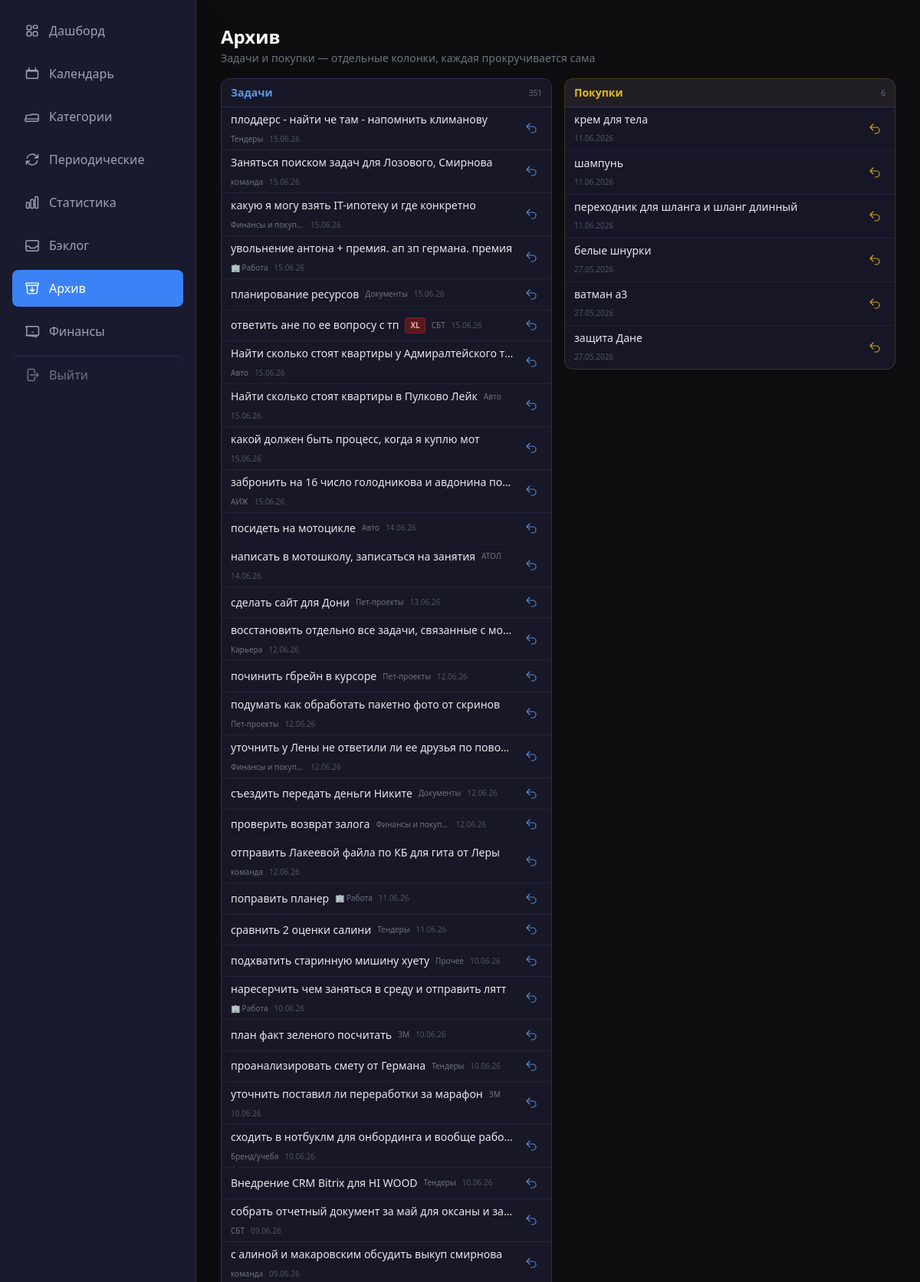
Page /archive (upper part) on the committed database.
### app/models/shopping.py (models this page shows)
class ShoppingItem(Base):
    __tablename__ = "shopping_items"
    id = Column(Integer, primary_key=True, index=True)
    title = Column(String(500), nullable=False)
    quantity = Column(String(100), default="")  # количество (например, "2 шт", "500 г")
    is_purchased = Column(Boolean, default=False, index=True)
    is_archived = Column(Boolean, default=False, index=True)
    item_kind = Column(String(20), default="purchase", nullable=False)  # purchase
    created_at = Column(DateTime(timezone=True), server_default=func.now())
    purchased_at = Column(DateTime(timezone=True), nullable=True)

### app/models/task.py (models this page shows)
class Task(Base):
    __tablename__ = "tasks"
    id = Column(Integer, primary_key=True, index=True)
    title = Column(String(500), nullable=False)
    description = Column(String, default="")
    category_id = Column(Integer, ForeignKey("categories.id"), nullable=True, index=True)
    status = Column(String(20), default="новая", index=True)  # новая/в_работе/выполнена/отложена
    priority = Column(String(20), default="средний")  # низкий/средний/высокий
    due_date = Column(Date, nullable=True, index=True)
    due_time = Column(Time, nullable=True) # Время встречи
    created_at = Column(DateTime(timezone=True), server_default=func.now())
    completed_at = Column(DateTime(timezone=True), nullable=True)
    source = Column(String(20), default="web")  # telegram/web/screenshot
    parent_task_id = Column(Integer, ForeignKey("tasks.id"), nullable=True, index=True)
    is_archived = Column(Boolean, default=False, index=True)
    item_kind = Column(String(20), default="task", nullable=False, index=True)  # task
    sort_order = Column(Integer, default=0)
    needs_review = Column(Boolean, default=False)
    message_hash = Column(String(64), nullable=True)
    postpones = Column(Integer, default=0)
    chronic_task = Column(Boolean, default=False, index=True)
    chronic_reviewed = Column(Boolean, default=False)
    tags = Column(String(500), nullable=True) # Теги проекта или контекста (#Антон, #Сбер)
    size = Column(String(4), nullable=True)   # L / XL — крупные задачи (NULL = обычная)
    impact_notes = Column(Text, nullable=True) # Заметки о результате/влиянии
    is_milestone = Column(Boolean, default=False, index=True) # Флаг важного достижения
    estimated_minutes = Column(Integer, nullable=True)
    actual_minutes = Column(Integer, nullable=True)
    category = relationship("Category", back_populates="tasks")
    subtasks = relationship("Task", backref="parent_task", remote_side=[id], lazy="select")

### app/models/category.py (models this page shows)
class Category(Base):
    __tablename__ = "categories"
    id = Column(Integer, primary_key=True, index=True)
    name = Column(String(100), nullable=False, index=True)
    is_global = Column(Boolean, default=False, index=True)
    parent_id = Column(Integer, ForeignKey("categories.id"), nullable=True)
    type = Column(String(20), default="task", index=True)  # task / finance
    created_at = Column(DateTime(timezone=True), server_default=func.now())
    children = relationship("Category", backref="parent", remote_side=[id], lazy="select")
    tasks = relationship("Task", back_populates="category", lazy="select")

### app/web/routes/archive.py (the view)
@router.get("/archive", response_class=HTMLResponse)
async def archive_page(
    request: Request,
    page: int = 1,
    shop_page: int = 1,
    limit: int = 50,
):
    offset = (page - 1) * limit
    shop_offset = (shop_page - 1) * limit
    async with async_session() as db:
        total_result = await db.execute(
            select(func.count(Task.id)).where(
                Task.is_archived == True,
                Task.item_kind == "task",
            )
        )
        total = total_result.scalar() or 0
        result = await db.execute(
            select(Task)
            .options(selectinload(Task.category))
            .where(Task.is_archived == True, Task.item_kind == "task")
            .order_by(Task.completed_at.desc(), Task.created_at.desc())
            .offset(offset)
            .limit(limit)
        )
        tasks = list(result.scalars().all())
        shop_total_result = await db.execute(
            select(func.count(ShoppingItem.id)).where(
                ShoppingItem.is_archived == True,
                ShoppingItem.item_kind == "purchase",
            )
        )
        shop_total = shop_total_result.scalar() or 0
        shop_result = await db.execute(
            select(ShoppingItem)
            .where(ShoppingItem.is_archived == True, ShoppingItem.item_kind == "purchase")
            .order_by(ShoppingItem.purchased_at.desc(), ShoppingItem.created_at.desc())
            .offset(shop_offset)
            .limit(limit)
        )
        shopping_archived = list(shop_result.scalars().all())
        has_prev = page > 1
        has_next = offset + limit < total
        shop_has_prev = shop_page > 1
        shop_has_next = shop_offset + limit < shop_total
    return templates.TemplateResponse(request, "archive.html", {
        "request": request,
        "tasks": tasks,
        "total": total,
        "page": page,
        "limit": limit,
        "has_prev": has_prev,
        "has_next": has_next,
        "prev_page": page - 1,
        "next_page": page + 1,
        "shopping_archived": shopping_archived,
        "shop_total": shop_total,
        "shop_page": shop_page,
        "shop_has_prev": shop_has_prev,
        "shop_has_next": shop_has_next,
        "shop_prev_page": shop_page - 1,
        "shop_next_page": shop_page + 1,
    })

### app/web/templates/archive.html (shortened to what this page needs)
{% extends "base.html" %}
{% from 'partials/icons_macros.html' import icon_restore %}
{% block content %}
<div class="max-w-6xl mx-auto">
    <div class="mb-4">
        <h1 class="text-2xl font-bold text-white">Архив</h1>
        <p class="text-gray-500 text-sm mt-0.5">Задачи и покупки — отдельные колонки, каждая прокручивается сама</p>
    </div>
    <div class="grid grid-cols-1 lg:grid-cols-2 gap-4 items-start">
        <section id="archive-shopping"
                 class="order-1 lg:order-2 flex flex-col min-h-0 rounded-xl border border-yellow-500/20 bg-dark-800/80 overflow-hidden max-h-[min(42vh,22rem)] lg:max-h-[calc(100vh-10rem)] lg:sticky lg:top-4">
            <div class="shrink-0 px-3 py-2 border-b border-dark-600 bg-yellow-500/5 flex items-center justify-between gap-2">
                <h2 class="text-sm font-bold text-yellow-400/90">Покупки</h2>
                <span class="text-[10px] text-gray-500 tabular-nums">{{ shop_total }}</span>
            </div>
            <div class="flex-1 min-h-0 overflow-y-auto">
                {% if shopping_archived %}
                <ul class="divide-y divide-dark-700/80">
                    {% for item in shopping_archived %}
                    <li id="archive-shop-{{ item.id }}"
                        class="group px-3 py-1.5 hover:bg-dark-700/40 flex items-center gap-2 min-h-[2rem]">
                        <div class="flex-1 min-w-0">
                            <span class="text-sm text-gray-200 truncate block" title="{{ item.title }}">{{ item.title }}</span>
                            {% if item.purchased_at %}
                            <span class="text-[10px] text-gray-600 tabular-nums">{{ item.purchased_at.strftime('%d.%m.%Y') }}</span>
                            {% endif %}
                        </div>
                        <form hx-post="/archive/shopping/{{ item.id }}/restore"
                              hx-target="#archive-shop-{{ item.id }}"
                              hx-swap="outerHTML"
                              class="shrink-0">
                            <button type="submit"
                                    class="icon-action icon-action--warn opacity-80 group-hover:opacity-100"
                                    title="Вернуть в список покупок">
                                {{ icon_restore() }}
                            </button>
                        </form>
                    </li>
                    {% endfor %}
                </ul>
                {% else %}
                <p class="text-center py-8 text-sm text-gray-600">Покупок в архиве нет</p>
                {% endif %}
            </div>
        </section>
        <section class="order-2 lg:order-1 flex flex-col min-h-0 rounded-xl border border-dark-600 bg-dark-800/80 overflow-hidden max-h-[min(55vh,32rem)] lg:max-h-[calc(100vh-10rem)]">
            <div class="shrink-0 px-3 py-2 border-b border-dark-600 flex items-center justify-between gap-2">
                <h2 class="text-sm font-bold text-blue-400/90">Задачи</h2>
                <span class="text-[10px] text-gray-500 tabular-nums">{{ total }}</span>
            </div>
            <div class="flex-1 min-h-0 overflow-y-auto">
                {% if tasks %}
                <ul class="divide-y divide-dark-700/80">
                    {% for task in tasks %}
                    <li id="archive-task-{{ task.id }}"
                        class="group px-3 py-1.5 hover:bg-dark-700/40 flex items-center gap-2 min-h-[2rem]">
                        <div class="flex-1 min-w-0 flex items-center gap-2 flex-wrap">
                            <span class="text-sm font-medium text-gray-200 truncate" title="{{ task.title }}">{{ task.title }}</span>
                            {% if task.size == 'XL' %}
                            <span class="bg-red-900/60 text-red-300 px-1.5 py-0.5 rounded text-[10px] font-bold border border-red-700/50 shrink-0">XL</span>
                            {% elif task.size == 'L' %}
                            <span class="bg-orange-900/60 text-orange-300 px-1.5 py-0.5 rounded text-[10px] font-bold border border-orange-700/50 shrink-0">L</span>
                            {% endif %}
                            {% if task.category %}
                            <span class="text-[10px] text-gray-500 truncate max-w-[6rem]">{{ task.category.name }}</span>
                            {% endif %}
                            <span class="text-[10px] text-gray-600 tabular-nums shrink-0">
                                {{ task.completed_at.strftime('%d.%m.%y') if task.completed_at else task.created_at.strftime('%d.%m.%y') }}
                            </span>
                        </div>
                        <form hx-post="/archive/{{ task.id }}/restore"
                              hx-target="#archive-task-{{ task.id }}"
                              hx-swap="outerHTML"
                              class="shrink-0">
                            <button type="submit"
                                    class="icon-action icon-action--info opacity-80 group-hover:opacity-100"
                                    title="Восстановить задачу">
                                {{ icon_restore() }}
                            </button>
                        </form>
                    </li>
                    {% endfor %}
                </ul>
                {% else %}
                <p class="text-center py-8 text-sm text-gray-600">Задач в архиве нет</p>
                {% endif %}
            </div>
        </section>
    </div>
</div>
{% endblock %}

### app/web/templates/partials/icons_macros.html (shortened to what this page needs)
{% macro icon_calendar(class='w-5 h-5') %}
<svg class="{{ class }}" fill="none" stroke="currentColor" stroke-width="1.75" viewBox="0 0 24 24" aria-hidden="true">
  <path stroke-linecap="round" stroke-linejoin="round" d="M6.75 3v2.25M17.25 3v2.25M4.5 8.25h15M4.5 19.5h15a1.5 1.5 0 001.5-1.5V8.25a1.5 1.5 0 00-1.5-1.5h-15a1.5 1.5 0 00-1.5 1.5v9.75a1.5 1.5 0 001.5 1.5z"/>
</svg>
{% endmacro %}
{% macro icon_folder(class='w-4 h-4') %}
<svg class="{{ class }}" fill="none" stroke="currentColor" stroke-width="1.75" viewBox="0 0 24 24" aria-hidden="true">
  <path stroke-linecap="round" stroke-linejoin="round" d="M2.25 12.75V12A2.25 2.25 0 014.5 9.75h4.128a2.25 2.25 0 011.59-.659l2.845-.948a2.25 2.25 0 011.59.659H19.5A2.25 2.25 0 0121.75 12v.75m-19.5 0A2.25 2.25 0 004.5 15.75h15a2.25 2.25 0 002.25-2.25m-19.5 0v1.5A2.25 2.25 0 004.5 19.5h15a2.25 2.25 0 002.25-2.25v-1.5"/>
</svg>
{% endmacro %}
{% macro icon_repeat(class='w-3.5 h-3.5') %}
<svg class="{{ class }}" fill="none" stroke="currentColor" stroke-width="1.75" viewBox="0 0 24 24" aria-hidden="true">
  <path stroke-linecap="round" stroke-linejoin="round" d="M16.023 9.348h4.992v-.001M2.985 19.644v-4.992m0 0h4.992m-4.993 0l3.181 3.183a8.25 8.25 0 0013.803-3.7M4.031 9.865a8.25 8.25 0 0113.803-3.7l3.181 3.182m0-4.991v4.99"/>
</svg>
{% endmacro %}
{% macro icon_restore(class='w-4 h-4') %}
<svg class="{{ class }}" fill="none" stroke="currentColor" stroke-width="1.75" viewBox="0 0 24 24" aria-hidden="true">
  <path stroke-linecap="round" stroke-linejoin="round" d="M9 15L3 9m0 0l6-6M3 9h12a6 6 0 010 12h-3"/>
</svg>
{% endmacro %}
{% macro icon_nav_dashboard(class='w-5 h-5') %}
<svg class="{{ class }}" fill="none" stroke="currentColor" stroke-width="1.75" viewBox="0 0 24 24" aria-hidden="true">
  <path stroke-linecap="round" stroke-linejoin="round" d="M3.75 6A2.25 2.25 0 016 3.75h2.25A2.25 2.25 0 0110.5 6v2.25a2.25 2.25 0 01-2.25 2.25H6a2.25 2.25 0 01-2.25-2.25V6zM13.5 15.75A2.25 2.25 0 0115.75 13.5h2.25a2.25 2.25 0 012.25 2.25V18a2.25 2.25 0 01-2.25 2.25h-2.25A2.25 2.25 0 0113.5 18v-2.25zM13.5 6A2.25 2.25 0 0115.75 3.75h2.25A2.25 2.25 0 0120.25 6v2.25A2.25 2.25 0 0118 8.25h-2.25A2.25 2.25 0 0113.5 6zM3.75 15.75A2.25 2.25 0 016 13.5h2.25a2.25 2.25 0 012.25 2.25V18A2.25 2.25 0 018.25 20.25H6A2.25 2.25 0 013.75 18v-2.25z"/>
</svg>
{% endmacro %}
{% macro icon_nav_stats(class='w-5 h-5') %}
<svg class="{{ class }}" fill="none" stroke="currentColor" stroke-width="1.75" viewBox="0 0 24 24" aria-hidden="true">
  <path stroke-linecap="round" stroke-linejoin="round" d="M3 13.125C3 12.504 3.504 12 4.125 12h2.25c.621 0 1.125.504 1.125 1.125v6.75C7.5 20.496 6.996 21 6.375 21h-2.25A1.125 1.125 0 013 19.875v-6.75zM9.75 8.625c0-.621.504-1.125 1.125-1.125h2.25c.621 0 1.125.504 1.125 1.125v11.25c0 .621-.504 1.125-1.125 1.125h-2.25a1.125 1.125 0 01-1.125-1.125V8.625zM16.5 4.125c0-.621.504-1.125 1.125-1.125h2.25C20.496 3 21 3.504 21 4.125v15.75c0 .621-.504 1.125-1.125 1.125h-2.25a1.125 1.125 0 01-1.125-1.125V4.125z"/>
</svg>
{% endmacro %}
{% macro icon_nav_inbox(class='w-5 h-5') %}
<svg class="{{ class }}" fill="none" stroke="currentColor" stroke-width="1.75" viewBox="0 0 24 24" aria-hidden="true">
  <path stroke-linecap="round" stroke-linejoin="round" d="M2.25 13.5h3.86a2.25 2.25 0 011.664.736l1.244 1.244a2.25 2.25 0 001.664.736h4.364a2.25 2.25 0 001.664-.736l1.244-1.244a2.25 2.25 0 011.664-.736H21.75M2.25 13.5V6.75A2.25 2.25 0 014.5 4.5h15a2.25 2.25 0 012.25 2.25v6.75M2.25 13.5v4.875A2.25 2.25 0 004.5 20.625h15a2.25 2.25 0 002.25-2.25V13.5"/>
</svg>
{% endmacro %}
{% macro icon_nav_archive(class='w-5 h-5') %}
<svg class="{{ class }}" fill="none" stroke="currentColor" stroke-width="1.75" viewBox="0 0 24 24" aria-hidden="true">
  <path stroke-linecap="round" stroke-linejoin="round" d="M20.25 7.5l-.625 10.632a2.25 2.25 0 01-2.247 2.118H6.622a2.25 2.25 0 01-2.247-2.118L3.75 7.5m8.25 3v6.75m0 0l-3-3m3 3l3-3M3.375 7.5h17.25c.621 0 1.125-.504 1.125-1.125v-1.5c0-.621-.504-1.125-1.125-1.125H3.375c-.621 0-1.125.504-1.125 1.125v1.5c0 .621.504 1.125 1.125 1.125z"/>
</svg>
{% endmacro %}
{% macro icon_nav_finance(class='w-5 h-5') %}
<svg class="{{ class }}" fill="none" stroke="currentColor" stroke-width="1.75" viewBox="0 0 24 24" aria-hidden="true">
  <path stroke-linecap="round" stroke-linejoin="round" d="M2.25 18.75a60.07 60.07 0 0115.797 2.101c.727.198 1.453-.342 1.453-1.096V18.75M3.75 4.5v.75A.75.75 0 013 6h-.75m0 0v-.375c0-.621.504-1.125 1.125-1.125H20.25c.621 0 1.125.504 1.125 1.125v.375m-18 0v11.25c0 .621.504 1.125 1.125 1.125h16.5a1.125 1.125 0 001.125-1.125V6m-9 7.5h.008v.008H12v-.008z"/>
</svg>
{% endmacro %}
{% macro icon_nav_logout(class='w-5 h-5') %}
<svg class="{{ class }}" fill="none" stroke="currentColor" stroke-width="1.75" viewBox="0 0 24 24" aria-hidden="true">
  <path stroke-linecap="round" stroke-linejoin="round" d="M15.75 9V5.25A2.25 2.25 0 0013.5 3h-6a2.25 2.25 0 00-2.25 2.25v13.5A2.25 2.25 0 007.5 21h6a2.25 2.25 0 002.25-2.25V15m3 0l3-3m0 0l-3-3m3 3H9"/>
</svg>
{% endmacro %}

### app/web/static/css/style.css (style rules this page uses)
.icon-action { display: inline-flex; align-items: center; justify-content: center; padding: 0.35rem; border-radius: 0.375rem; border: none; background: transparent; cursor: pointer; transition: color 0.15s ease, background-color 0.15s ease; }
.icon-action--info { color: #60a5fa; }
.icon-action--warn { color: #facc15; }

### rows in the picture
ShoppingItem: title "крем для тела", purchased_at "11.06.2026"
ShoppingItem: title "шампунь", purchased_at "11.06.2026"
ShoppingItem: title "переходник для шланга и шланг длинный", purchased_at "11.06.2026"
ShoppingItem: title "белые шнурки", purchased_at "27.05.2026"
ShoppingItem: title "ватман а3", purchased_at "27.05.2026"
ShoppingItem: title "защита Дане", purchased_at "27.05.2026"
Task: title "плоддерс - найти че там - напомнить климанову", category.name "Тендеры", completed_at "15.06.26"
Task: title "Заняться поиском задач для Лозового, Смирнова", category.name "команда", completed_at "15.06.26"
Task: title "какую я могу взять IT-ипотеку и где конкретно", category.name "Финансы и покуп…", completed_at "15.06.26"
Task: title "увольнение антона + премия. ап зп германа. премия", category.name "🏢 Работа", completed_at "15.06.26"
Task: title "планирование ресурсов", category.name "Документы", completed_at "15.06.26"
Task: title "ответить ане по ее вопросу с тп", size "XL", category.name "СБТ", completed_at "15.06.26"
Task: title "Найти сколько стоят квартиры у Адмиралтейского т…", category.name "Авто", completed_at "15.06.26"
Task: title "Найти сколько стоят квартиры в Пулково Лейк", category.name "Авто", completed_at "15.06.26"
Task: title "какой должен быть процесс, когда я куплю мот", completed_at "15.06.26"
Task: title "забронить на 16 число голодникова и авдонина по…", category.name "АИЖ", completed_at "15.06.26"
Task: title "посидеть на мотоцикле", category.name "Авто", completed_at "14.06.26"
Task: title "написать в мотошколу, записаться на занятия", category.name "АТОЛ", completed_at "14.06.26"
Task: title "сделать сайт для Дони", category.name "Пет-проекты", completed_at "13.06.26"
Task: title "восстановить отдельно все задачи, связанные с мо…", category.name "Карьера", completed_at "12.06.26"
Task: title "починить гбрейн в курсоре", category.name "Пет-проекты", completed_at "12.06.26"
Task: title "подумать как обработать пакетно фото от скринов", category.name "Пет-проекты", completed_at "12.06.26"
Task: title "уточнить у Лены не ответили ли ее друзья по пово…", category.name "Финансы и покуп…", completed_at "12.06.26"
Task: title "съездить передать деньги Никите", category.name "Документы", completed_at "12.06.26"
Task: title "проверить возврат залога", category.name "Финансы и покуп…", completed_at "12.06.26"
Task: title "отправить Лакеевой файла по КБ для гита от Леры", category.name "команда", completed_at "12.06.26"
Task: title "поправить планер", category.name "🏢 Работа", completed_at "11.06.26"
Task: title "сравнить 2 оценки салини", category.name "Тендеры", completed_at "11.06.26"
Task: title "подхватить старинную мишину хуету", category.name "Прочее", completed_at "10.06.26"
Task: title "наресерчить чем заняться в среду и отправить лятт", category.name "🏢 Работа", completed_at "10.06.26"
Task: title "план факт зеленого посчитать", category.name "ЗМ", completed_at "10.06.26"
Task: title "проанализировать смету от Германа", category.name "Тендеры", completed_at "10.06.26"
Task: title "уточнить поставил ли переработки за марафон", category.name "ЗМ", completed_at "10.06.26"
Task: title "сходить в нотбуклм для онбординга и вообще рабо…", category.name "Бренд/учеба", completed_at "10.06.26"
Task: title "Внедрение CRM Bitrix для HI WOOD", category.name "Тендеры", completed_at "10.06.26"
Task: title "собрать отчетный документ за май для оксаны и за…", category.name "СБТ", completed_at "09.06.26"
Task: title "с алиной и макаровским обсудить выкуп смирнова", category.name "команда", completed_at "09.06.26"

### other values in the picture
{{ shop_total }} "6"
{{ total }} "351"
